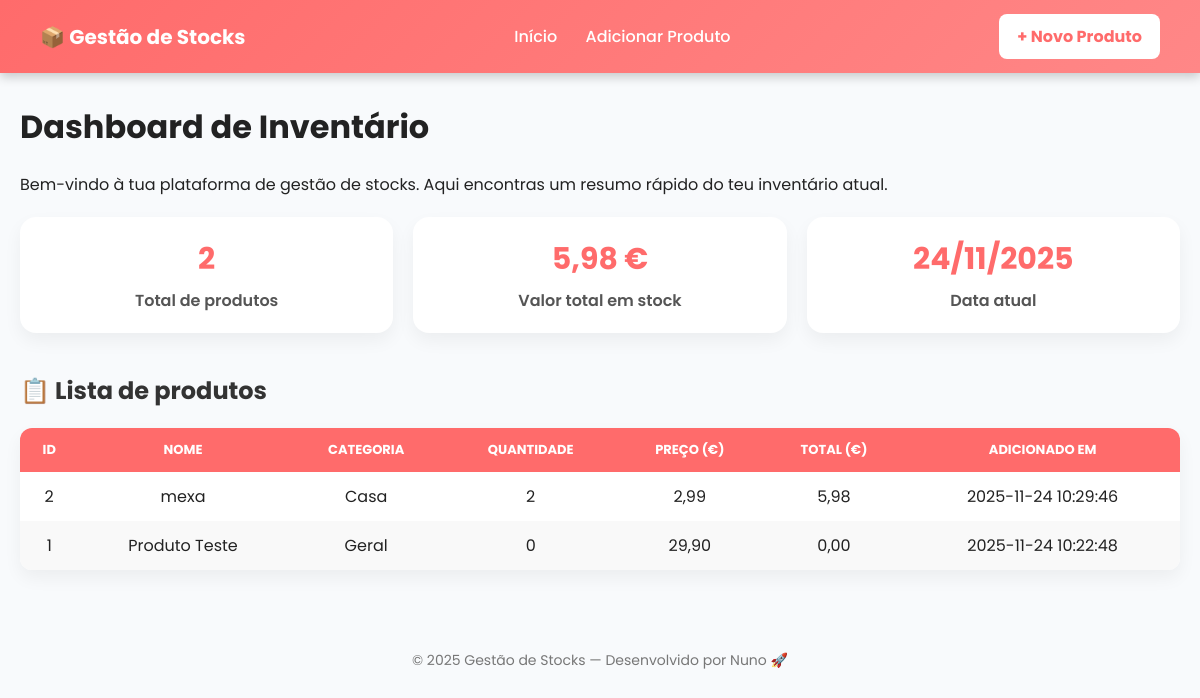
The page / on the database its author committed.
### tables this page shows
CREATE TABLE `produtos` (
  `id` int(11) NOT NULL AUTO_INCREMENT,
  `nome` varchar(100) NOT NULL,
  `descricao` text DEFAULT NULL,
  `preco` decimal(10,2) DEFAULT NULL,
  `imagem` varchar(255) DEFAULT NULL,
  `data_adicionado` datetime DEFAULT current_timestamp(),
  `categoria` varchar(50) DEFAULT 'Geral',
  `quantidade` int(11) DEFAULT 0,
  PRIMARY KEY (`id`)
);

### index.php (the view, shortened to what this page needs)
<?php
include_once __DIR__ . '/config/db_connect.php';
$query = "SELECT * FROM produtos ORDER BY data_adicionado DESC";
$result = mysqli_query($conn, $query);
$totalProdutos = 0;
$valorTotal = 0;
if ($result && mysqli_num_rows($result) > 0) {
    mysqli_data_seek($result, 0);
    while ($row = mysqli_fetch_assoc($result)) {
        $totalProdutos++;
        $valorTotal += $row['preco'] * $row['quantidade'];
    }
    mysqli_data_seek($result, 0);
}
?>
<!doctype html>
<html lang="pt-PT">
<head>
</head>
<body>
<header>
  <div class="brand">📦 Gestão de Stocks</div>
  <nav>
    <a href="index.php">Início</a>
    <a href="adicionar_produtos.php">Adicionar Produto</a>
  </nav>
  <a class="btn" href="adicionar_produtos.php">+ Novo Produto</a>
</header>
<div class="container">
  <h1>Dashboard de Inventário</h1>
  <p>Bem-vindo à tua plataforma de gestão de stocks. Aqui encontras um resumo rápido do teu inventário atual.</p>
  <div class="stats">
    <div class="stat-card">
      <h3><?php echo $totalProdutos; ?></h3>
      <p>Total de produtos</p>
    </div>
    <div class="stat-card">
      <h3><?php echo number_format($valorTotal, 2, ',', '.'); ?> €</h3>
      <p>Valor total em stock</p>
    </div>
    <div class="stat-card">
      <h3><?php echo date('d/m/Y'); ?></h3>
      <p>Data atual</p>
    </div>
  </div>
  <h2>📋 Lista de produtos</h2>
  <?php if ($result && mysqli_num_rows($result) > 0): ?>
  <table>
    <thead>
      <tr>
        <th>ID</th>
        <th>Nome</th>
        <th>Categoria</th>
        <th>Quantidade</th>
        <th>Preço (€)</th>
        <th>Total (€)</th>
        <th>Adicionado em</th>
      </tr>
    </thead>
    <tbody>
    <?php while ($row = mysqli_fetch_assoc($result)): ?>
      <tr>
        <td><?php echo htmlspecialchars($row['id']); ?></td>
        <td><?php echo htmlspecialchars($row['nome']); ?></td>
        <td><?php echo htmlspecialchars($row['categoria']); ?></td>
        <td><?php echo htmlspecialchars($row['quantidade']); ?></td>
        <td><?php echo number_format($row['preco'], 2, ',', '.'); ?></td>
        <td><?php echo number_format($row['preco'] * $row['quantidade'], 2, ',', '.'); ?></td>
        <td><?php echo htmlspecialchars($row['data_adicionado']); ?></td>
      </tr>
    <?php endwhile; ?>
    </tbody>
  </table>
  <?php else: ?>
    <p style="color:#666;margin-top:20px;">Ainda não existem produtos registados. <a href="adicionar_produtos.php" style="color:var(--accent);font-weight:bold;">Adiciona o primeiro produto</a>.</p>
  <?php endif; ?>
</div>
<footer>
  © <?php echo date('Y'); ?> Gestão de Stocks — Desenvolvido por Nuno 🚀
</footer>
</body>
</html>

### index.php (style rules this page uses)
:root { --accent:#ff6b6b; --bg:#f8fafc; --card:#fff; --muted:#555; font-family:'Poppins',sans-serif; }
body { margin:0; background:var(--bg); color:#222; }
header { background:linear-gradient(135deg,#ff6b6b,#ff8787); color:#fff; display:flex; justify-content:space-between; align-items:center; padding:14px 40px; position:sticky; top:0; z-index:10; box-shadow:0 4px 10px rgba(0,0,0,0.2); }
.brand { font-weight:700;font-size:20px; }
nav a { color:#fff; text-decoration:none; margin:0 12px; font-weight:500; transition:opacity 0.2s; }
.btn { background:#fff; color:var(--accent); padding:10px 18px; border-radius:8px; font-weight:700; text-decoration:none; transition:all 0.2s; }
.container { max-width:1200px; margin:30px auto; padding:0 20px; }
h2 { color:#333;margin-top:40px; }
.stats { display:flex; flex-wrap:wrap; gap:20px; margin-top:20px; }
.stat-card { flex:1; min-width:220px; background:var(--card); border-radius:16px; padding:20px; text-align:center; box-shadow:0 8px 18px rgba(0,0,0,0.05); }
.stat-card h3 { margin:0;font-size:30px;color:var(--accent); }
.stat-card p { margin:6px 0 0;font-weight:600;color:var(--muted); }
table { width:100%; border-collapse:collapse; background:#fff; border-radius:12px; box-shadow:0 8px 18px rgba(0,0,0,0.05); overflow:hidden; }
th,td { padding:12px; text-align:center; }
th { background:#ff6b6b; color:#fff; text-transform:uppercase; font-size:13px; }
tr:nth-child(even) { background:#f9f9f9; }
footer { margin-top:60px; text-align:center; padding:20px; color:#777; font-size:14px; }

### rows shown on the page
produtos: id "2", nome "mexa", categoria "Casa", quantidade "2", preco "2,99", $row['preco'] * $row['quantidade'] "5,98", data_adicionado "2025-11-24 10:29:46"
produtos: id "1", nome "Produto Teste", categoria "Geral", quantidade "0", preco "29,90", $row['preco'] * $row['quantidade'] "0,00", data_adicionado "2025-11-24 10:22:48"

### other values the page prints
$totalProdutos "2"
$valorTotal "5,98"
